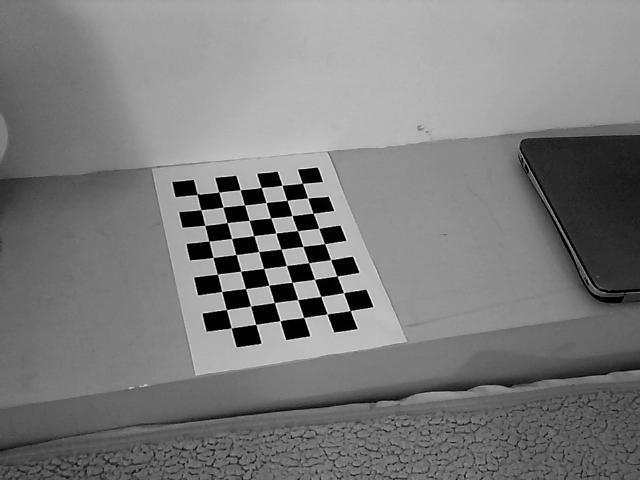
#> input picture 0cam2.jpeg, 640 x 480 px
$ python sift.py
#> lines starting #> are read from the running program, lines starting #| are printed output that depends on the picture; after the words box and inside, x2 and y2 are one past the last pixel; in counts of white or black regions, pixels touching at a corner belong together
import cv2
import numpy as np
img = cv2.imread('0cam2.jpeg')
#> img is the input picture: shape (480, 640, 3); min 0, max 255, mean 123.9
gray= cv2.cvtColor(img,cv2.COLOR_BGR2GRAY)
sift = cv2.xfeatures2d.SIFT_create()
kp, des = sift.detectAndCompute(gray,None)
#> kp = 886 keypoints; strongest (x, y, size): (360, 300, 13.1), (342, 322, 13.4), (346, 266, 12.3), (334, 234, 11.7)
img=cv2.drawKeypoints(gray,kp,img)
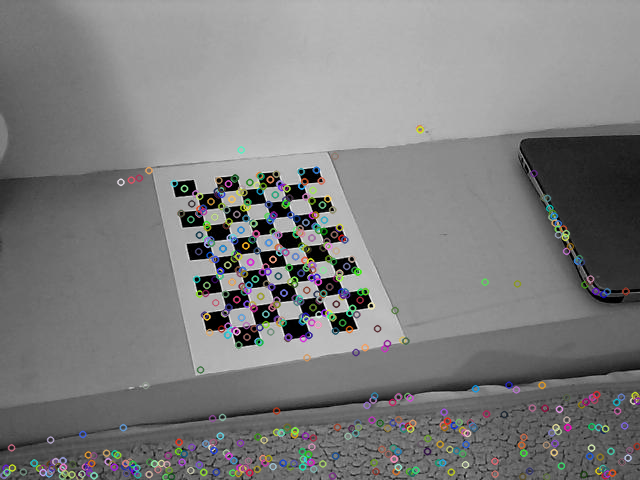
#> img: shape (480, 640, 3); 7.67% of pixels changed, all inside (x1, y1, x2, y2) = (0, 124, 640, 480)
cv2.imwrite('sift_keypoints.jpg',img)

$ run again, with 0cam1.jpeg copied over 0cam2.jpeg
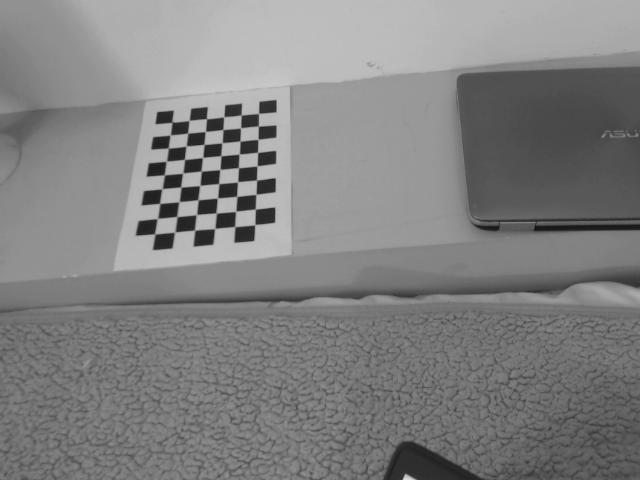
#> input picture 0cam1.jpeg, 640 x 480 px
#> img is the input picture: shape (480, 640, 3); min 16, max 226, mean 128.9
#> kp = 801 keypoints; strongest (x, y, size): (205, 238, 11.4), (151, 197, 10.4), (266, 216, 11.2), (155, 169, 9.8)
#> `img=cv2.drawKeypoints(gray,kp,img)`:
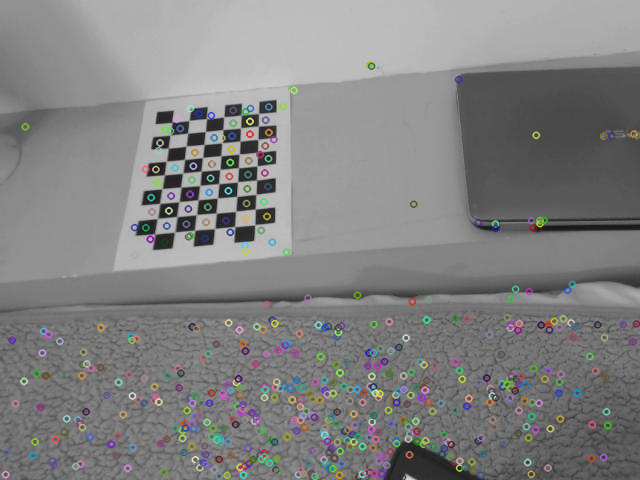
#> img: shape (480, 640, 3); 7.94% of pixels changed, all inside (x1, y1, x2, y2) = (1, 61, 640, 480)
